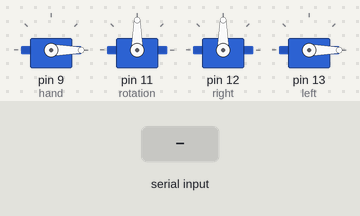
Recording of a sketch running on a simulated Arduino Uno, built with avr-gcc and run on an emulated ATmega328P. On the bench: 4 × servo. Inputs (shaded band) come from the test bench.

Above: at 1.2 s.
1.3 s: "A" received over Serial
At 2.1 s:
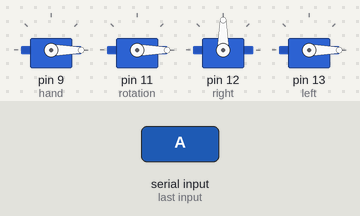
2.8 s: "Q" received over Serial
At 3.3 s:
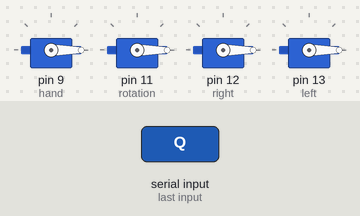
Timing chart, 0 to 5.8 s (numbered marks = the images above; inputs shaded):
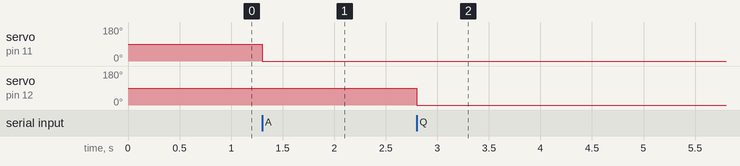

The sketch:

UramOfficial.ino
```cpp
#include <Servo.h>

Servo hand;  // create servo object to control a servo
Servo rotation;
Servo right;
Servo left;


int handpos = 0;
int rotationpos = 0;
int rightpos = 0;
int leftpos = 0;    // variable to store the servo position

void setup()
{
  Serial.begin(9600);
  hand.attach(9);
  rotation.attach(11);
  right.attach(12);
  left.attach(13);   //Connet the servos to the proper Pin

  hand.write(0);
  rotation.write(90);
  right.write(90);
  left.write(0);   //Set up the Uarm


}

void hand_open()
{
  handpos = handpos+1;
  hand.write(handpos);
}

void hand_close()
{
  handpos = handpos-1;
  hand.write(handpos);
}

void rotation_right()
{
  rotationpos = rotationpos + 1;
  rotation.write(rotationpos);
}

void rotation_left()
{
  rotationpos = rotationpos - 1;
  rotation.write(rotationpos);
}


void right_up()
{
  rightpos = rightpos - 1;
  right.write(rightpos);
}

void right_down()
{
  rightpos = rightpos + 1;
  right.write(rightpos);

}

void left_frot()
{
  leftpos = leftpos + 1;
  left.write(leftpos);
}

void left_back()
{
  leftpos = leftpos - 1;
  left.write(leftpos);
}

void loop()
{
    char c=Serial.read();
    if (c == 'W' )//Input W
      hand_open();//Rooooooll!!
    if (c == 'S' )
      hand_close();
    if (c == 'A' )//Input W
      rotation_left();//Rooooooll!!
    if (c == 'D' )
      rotation_right();
    if (c == 'Q' )//Input W
      right_up();//Rooooooll!!
    if (c == 'E' )
      right_down();
    if (c == 'X' )//Input W
      left_back();//Rooooooll!!
    if (c == 'K' )
      left_frot();


}
```

Measured:
- after the input at 1.3 s, servo on pin 11 (rotation): 90° → 0° at once
- after the input at 2.8 s, servo on pin 12 (right): 90° → 0° at once
